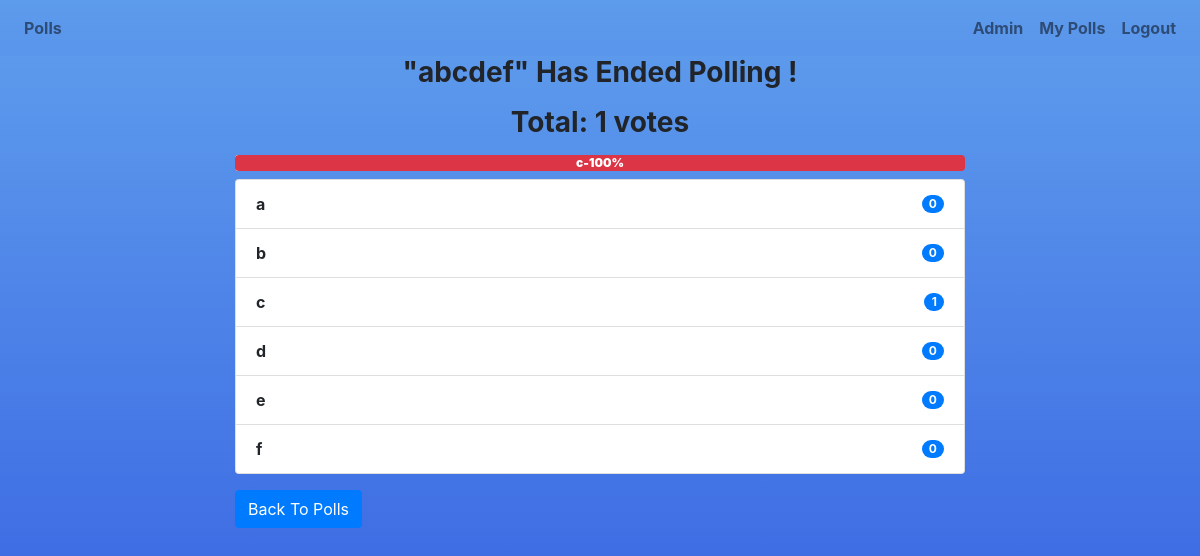
The page /polls/23/detail/ (signed in) on the database its author committed.
### polls/models.py (models this page shows, shortened)
class Poll(models.Model):
    owner = models.ForeignKey(User, on_delete=models.CASCADE)
    poll_id = models.TextField(unique=True, blank=True)
    text = models.TextField()
    pub_date = models.DateTimeField(default=timezone.now)
    active = models.BooleanField(default=True)
    def user_can_vote(self, user):
        user_votes = user.vote_set.all()
        qs = user_votes.filter(poll=self)
        return not qs.exists()
    @property
    def get_vote_count(self):
        return self.vote_set.count()
    def get_result_dict(self):
        res = []
        for choice in self.choice_set.all():
            d = {}
            alert_class = ['primary', 'secondary', 'success',
                           'danger', 'dark', 'warning', 'info']
            d['alert_class'] = secrets.choice(alert_class)
            d['text'] = choice.choice_text
            d['num_votes'] = choice.get_vote_count
            if not self.get_vote_count:
                d['percentage'] = 0
            else:
                d['percentage'] = (choice.get_vote_count /
                                   self.get_vote_count) * 100
            res.append(d)
        return res

class Choice(models.Model):
    poll = models.ForeignKey(Poll, on_delete=models.CASCADE)
    choice_text = models.CharField(max_length=200)
    @property
    def get_vote_count(self):
        return self.vote_set.count()

### polls/views.py (the view, shortened to what this page needs)
# urls.py: path('<int:poll_id>/detail/', views.poll_detail , name='detail'),
def poll_detail(request, poll_id):
    poll = get_object_or_404(Poll, id=poll_id)
    if not poll.user_can_vote(request.user):
        return render(request, 'polls/poll_result.html', {'poll': poll})

### polls/templates/polls/poll_result.html (shortened to what this page needs)
{% extends 'base.html' %}
{% block content %}
<head>
</head>
<div class="container">
    {% if messages %}
    <div class="messages">
        {% for message in messages %}
        <div {% if message.tags %} class="{{ message.tags }}" {% endif %}>{{ message }}
            <button type="button" class="close" data-dismiss="alert" aria-label="Close">
                <span aria-hidden="true">&times;</span>
            </button>
        </div>
        {% endfor %}
    </div>
    {% else %}
    <div class="row">
        <div class="col-md-8 offset-sm-2">
            {% if poll.active %}
            <h1 style="font-weight: bold; margin-top: 20px;">Result</h1>
            <h3 class="mt-3 mb-3 text-center" style="font-weight: bold;">{{ poll.text }}</h3>
            {% else %}
            <h3 class="mt-3 mb-3 text-center" style="font-weight: bold;">"{{ poll.text }}" Has Ended Polling !</h3>
            {% endif %}
            <h3 class="mb-2 text-center" style="font-weight: bold;">Total: {{ poll.get_vote_count }} votes</h3>
            <div class="progress mt-3 mb-2">
                {% for choice in poll.get_result_dict %}
                <div class="progress-bar bg-{{ choice.alert_class }}" role="progressbar" style="width: {{ choice.percentage }}%;"
                    aria-valuenow="30" aria-valuemin="0" aria-valuemax="100"><b>
                        {{choice.text|truncatewords:2}}-{{choice.percentage|floatformat}}%</b>
                </div>
                {% endfor %}
            </div>
            <ul class="list-group">
                {% for choice in poll.choice_set.all %}
                <li class="list-group-item d-flex justify-content-between align-items-center">
                    {{ choice.choice_text }}
                    <span class="badge badge-primary badge-pill">{{ choice.get_vote_count }}</span>
                </li>
                {% endfor %}
            </ul>
            {% endif %}
            <a class="btn btn-primary mt-3" href="{% url 'polls:list' %}" role="button">Back To Polls</a>
        </div>
    </div>
</div>
{% endblock content %}

### static/css/nav.css (style rules this page uses)
a { font-weight: bold; }

### polls/templates/polls/poll_result.html (style rules this page uses)
html, body { margin-top: 20px; height: 102%; font-weight: bold; background: linear-gradient(to bottom, #5d9bec, #2d53df); }

### rows shown on the page
Poll: text "abcdef", get_vote_count "1"
Choice: choice_text "a", get_vote_count "0"
Choice: choice_text "b", get_vote_count "0"
Choice: choice_text "c", get_vote_count "1"
Choice: choice_text "d", get_vote_count "0"
Choice: choice_text "e", get_vote_count "0"
Choice: choice_text "f", get_vote_count "0"

### other values the page prints
{{ choice.text|truncatewords:2 }} "c"
{{ choice.percentage|floatformat }} "100"
